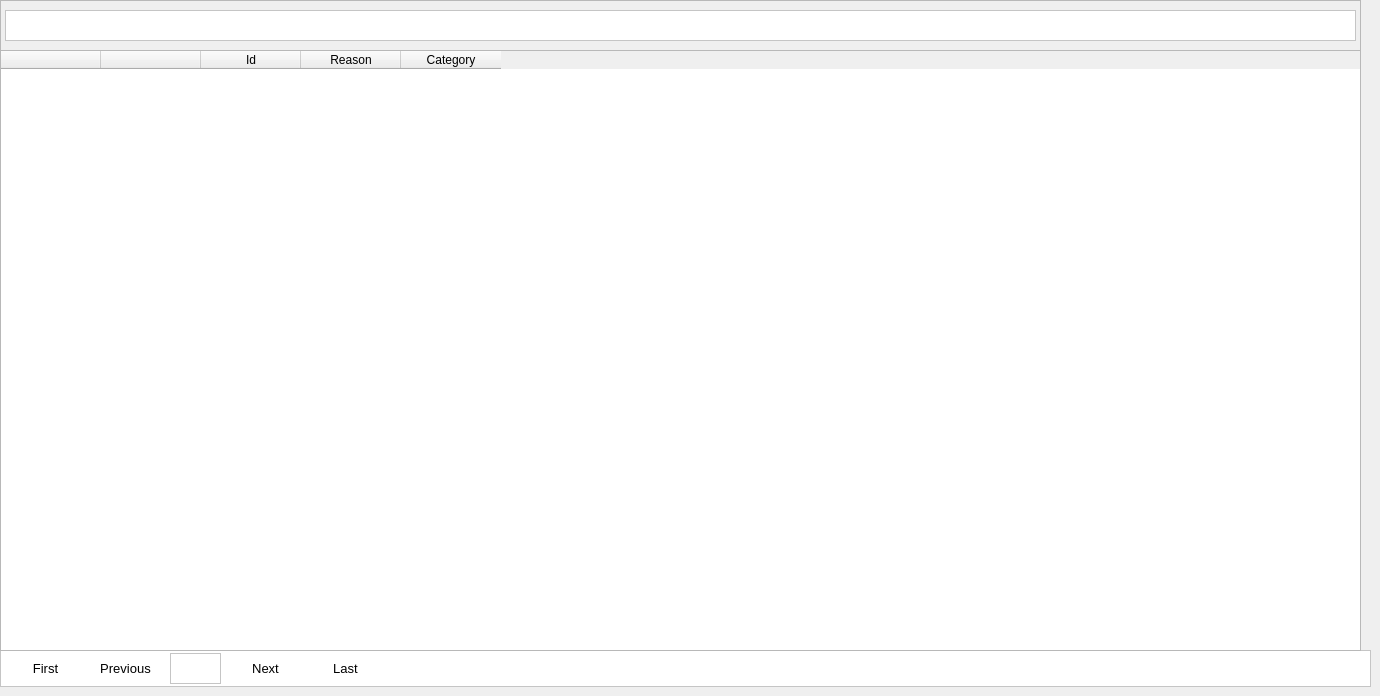
    <widget class="QWidget" name="tabVoidReason">
     <attribute name="title">
      <string>Void Reason</string>
     </attribute>
     <widget class="QFrame" name="frame_25">
      <property name="geometry">
       <rect>
        <x>0</x>
        <y>650</y>
        <width>1371</width>
        <height>37</height>
       </rect>
      </property>
      <property name="styleSheet">
       <string notr="true">background-color: rgb(255, 255, 255);
color: rgb(255, 255, 255);</string>
      </property>
      <property name="frameShape">
       <enum>QFrame::StyledPanel</enum>
      </property>
      <property name="frameShadow">
       <enum>QFrame::Raised</enum>
      </property>
      <widget class="QPushButton" name="pushButtonVoidReasonFirst">
       <property name="geometry">
        <rect>
         <x>10</x>
         <y>0</y>
         <width>71</width>
         <height>37</height>
        </rect>
       </property>
       <property name="font">
        <font>
         <family>Segoe UI</family>
         <pointsize>10</pointsize>
        </font>
       </property>
       <property name="styleSheet">
        <string notr="true">color: rgb(0, 0, 0);</string>
       </property>
       <property name="text">
        <string>First</string>
       </property>
       <property name="flat">
        <bool>true</bool>
       </property>
      </widget>
      <widget class="QPushButton" name="pushButtonVoidReasonPrevious">
       <property name="geometry">
        <rect>
         <x>90</x>
         <y>0</y>
         <width>71</width>
         <height>37</height>
        </rect>
       </property>
       <property name="font">
        <font>
         <family>Segoe UI</family>
         <pointsize>10</pointsize>
        </font>
       </property>
       <property name="styleSheet">
        <string notr="true">color: rgb(0, 0, 0);</string>
       </property>
       <property name="text">
        <string>Previous</string>
       </property>
       <property name="flat">
        <bool>true</bool>
       </property>
      </widget>
      <widget class="QPushButton" name="pushButtonVoidReasonNext">
       <property name="geometry">
        <rect>
         <x>230</x>
         <y>0</y>
         <width>71</width>
         <height>37</height>
        </rect>
       </property>
       <property name="font">
        <font>
         <family>Segoe UI</family>
         <pointsize>10</pointsize>
        </font>
       </property>
       <property name="styleSheet">
        <string notr="true">color: rgb(0, 0, 0);</string>
       </property>
       <property name="text">
        <string>Next</string>
       </property>
       <property name="flat">
        <bool>true</bool>
       </property>
      </widget>
      <widget class="QPushButton" name="pushButtonVoidReasonLast">
       <property name="geometry">
        <rect>
         <x>310</x>
         <y>0</y>
         <width>71</width>
         <height>37</height>
        </rect>
       </property>
       <property name="font">
        <font>
         <family>Segoe UI</family>
         <pointsize>10</pointsize>
        </font>
       </property>
       <property name="styleSheet">
        <string notr="true">color: rgb(0, 0, 0);</string>
       </property>
       <property name="text">
        <string>Last</string>
       </property>
       <property name="flat">
        <bool>true</bool>
       </property>
      </widget>
      <widget class="QTextEdit" name="textEditPageVoidReasonNumber">
       <property name="geometry">
        <rect>
         <x>170</x>
         <y>3</y>
         <width>51</width>
         <height>31</height>
        </rect>
       </property>
       <property name="font">
        <font>
         <family>Segoe UI</family>
         <pointsize>10</pointsize>
        </font>
       </property>
       <property name="styleSheet">
        <string notr="true">color: rgb(0, 0, 0);</string>
       </property>
       <property name="readOnly">
        <bool>true</bool>
       </property>
      </widget>
     </widget>
     <widget class="QFrame" name="frame_26">
      <property name="geometry">
       <rect>
        <x>0</x>
        <y>0</y>
        <width>1361</width>
        <height>651</height>
       </rect>
      </property>
      <property name="frameShape">
       <enum>QFrame::StyledPanel</enum>
      </property>
      <property name="frameShadow">
       <enum>QFrame::Raised</enum>
      </property>
      <widget class="QTableWidget" name="tableWidgetVoidReason">
       <property name="geometry">
        <rect>
         <x>0</x>
         <y>50</y>
         <width>1361</width>
         <height>601</height>
        </rect>
       </property>
       <property name="minimumSize">
        <size>
         <width>1361</width>
         <height>0</height>
        </size>
       </property>
       <column>
        <property name="text">
         <string/>
        </property>
       </column>
       <column>
        <property name="text">
         <string/>
        </property>
       </column>
       <column>
        <property name="text">
         <string>Id</string>
        </property>
       </column>
       <column>
        <property name="text">
         <string>Reason</string>
        </property>
       </column>
       <column>
        <property name="text">
         <string>Category</string>
        </property>
       </column>
      </widget>
      <widget class="QTextEdit" name="textEditVoidReasonFilter">
       <property name="geometry">
        <rect>
         <x>5</x>
         <y>10</y>
         <width>1351</width>
         <height>31</height>
        </rect>
       </property>
       <property name="font">
        <font>
         <family>Segoe UI</family>
         <pointsize>10</pointsize>
        </font>
       </property>
       <property name="styleSheet">
        <string notr="true">background-color: rgb(255, 255, 255);
color: rgb(0, 0, 0);</string>
       </property>
      </widget>
     </widget>
    </widget>
